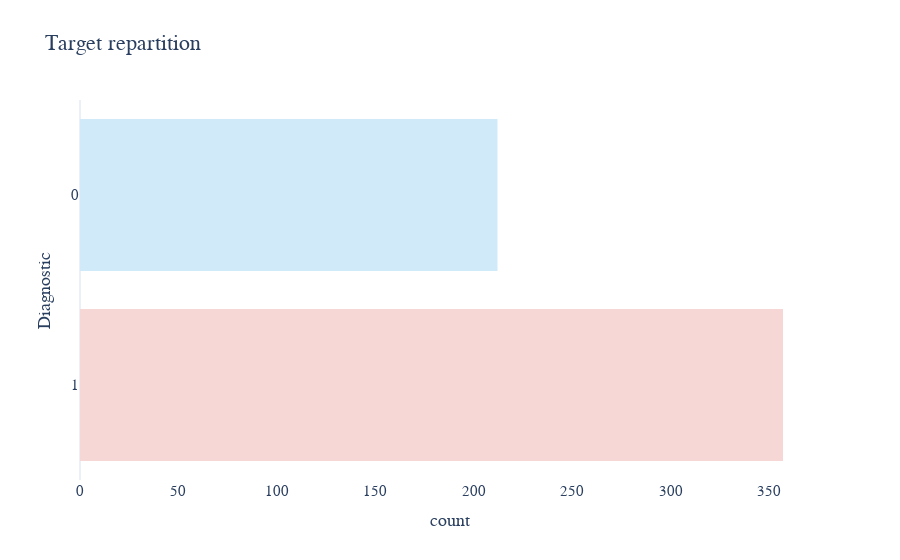

Notebook code for this chart:
### Code cell
label_cat = labels.map({1:'1', 0:'0'})
count = px.histogram(data_frame=label_cat, 
                     y='target', orientation='h',
                     color='target',
                     color_discrete_sequence=[viz.water, viz.pink],
                     labels={'target': 'Diagnostic', 'count': 'Count'},
                     title='Target repartition'
                    )
count.update_layout(showlegend=False)
pio.show(count)

### Figure 1 — Plotly figure (JSON) as saved in the notebook; plotly's stock layout.template omitted (floating-point values rounded to 4 significant figures; data arrays with more than 128 entries replaced by an {"elided": "..."} marker saying what was removed)
{"data": [{"alignmentgroup": "True", "bingroup": "y", "hovertemplate": "Diagnostic=%{y}<br>count=%{x}<extra></extra>", "legendgroup": "0", "marker": {"color": "rgb(208, 234, 250)"}, "name": "0", "offsetgroup": "0", "orientation": "h", "showlegend": true, "type": "histogram", "xaxis": "x", "y": {"elided": "212 str values"}, "yaxis": "y"}, {"alignmentgroup": "True", "bingroup": "y", "hovertemplate": "Diagnostic=%{y}<br>count=%{x}<extra></extra>", "legendgroup": "1", "marker": {"color": "rgb(247, 214, 214)"}, "name": "1", "offsetgroup": "1", "orientation": "h", "showlegend": true, "type": "histogram", "xaxis": "x", "y": {"elided": "357 str values"}, "yaxis": "y"}], "layout": {"barmode": "relative", "legend": {"title": {"text": "Diagnostic"}, "tracegroupgap": 0}, "showlegend": false, "title": {"text": "Target repartition"}, "xaxis": {"anchor": "y", "domain": [0, 1], "title": {"text": "count"}}, "yaxis": {"anchor": "x", "categoryarray": ["1", "0"], "categoryorder": "array", "domain": [0, 1], "title": {"text": "Diagnostic"}}}}
